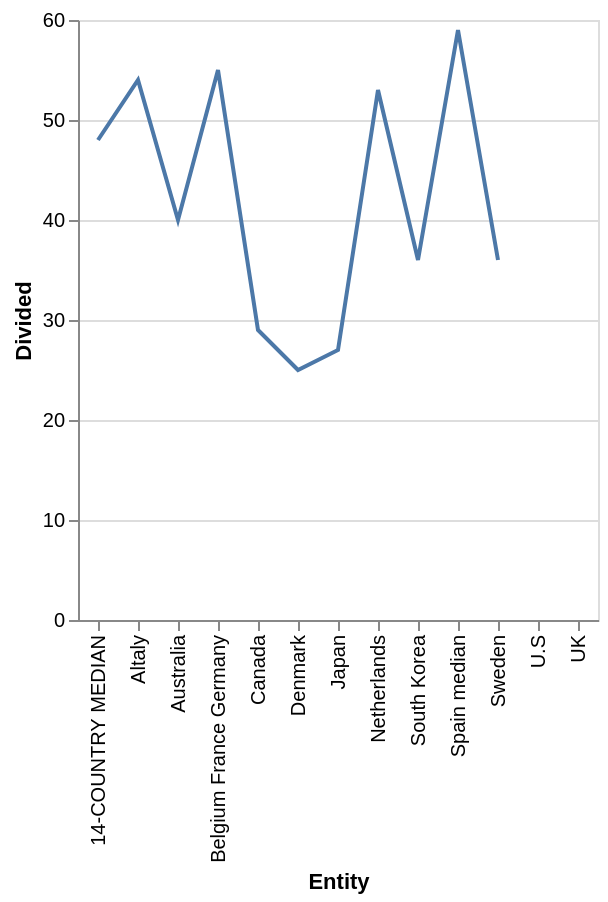

Vega-Lite specification for this chart:
### Vega-Lite specification from a JSON file in a GitHub repository (floating-point values rounded to 4 significant figures)
{"$schema": "https://vega.github.io/schema/vega-lite/v5.json", "description": "Line chart auto-generated from CSV", "data": {"values": [{"Entity": "14-COUNTRY MEDIAN", "Divided": "48.0", "United": "46.0"}, {"Entity": "Japan", "Divided": "27.0", "United": "nan"}, {"Entity": "Australia", "Divided": "40.0", "United": "54.0"}, {"Entity": "South Korea", "Divided": "36.0", "United": "56.0"}, {"Entity": "Spain median", "Divided": "59.0", "United": "53.0"}, {"Entity": "Belgium France Germany", "Divided": "55.0", "United": "54.0"}, {"Entity": "Netherlands", "Divided": "53.0", "United": "nan"}, {"Entity": "Altaly", "Divided": "54.0", "United": "45.0"}, {"Entity": "UK", "Divided": "46.0", "United": "46.0"}, {"Entity": "Sweden", "Divided": "36.0", "United": "58.0"}, {"Entity": "Denmark", "Divided": "25.0", "United": "nan"}, {"Entity": "U.S", "Divided": "nan", "United": "18.0"}, {"Entity": "Canada", "Divided": "29.0", "United": "66.0"}]}, "mark": "line", "encoding": {"x": {"field": "Entity", "type": "ordinal"}, "y": {"field": "Divided", "type": "quantitative"}}}
